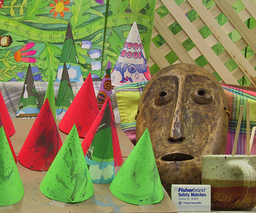
#> input picture left.png, 256 x 213 px, shrunk from 450 x 375 before the run
$ python stereoDisparity.py
#> lines starting #> are read from the running program, lines starting #| are printed output that depends on the picture
import matplotlib.pyplot as plt
import numpy as np
import time

# Read the two images
left = plt.imread('left.png')
#> left is the input picture: shape (213, 256, 3) float32; mean R, G, B 0.52, 0.511, 0.323
right = plt.imread('right.png')
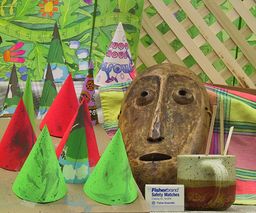
#> input picture right.png, 256 x 213 px, shrunk from 450 x 375 before the run
#> right is the input picture: shape (213, 256, 3) float32; mean R, G, B 0.539, 0.523, 0.328

# ===================================
#       Display Composite Image
# ===================================

# Create a composite image out of the two stereo images.
leftRed = left[:, :, :2]

# Take the green and blue color channels from the right image.
rightGreenBlue = right[:, :, 2:]
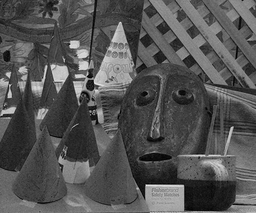
#> rightGreenBlue: shape (213, 256, 1) float32; min 0, max 0.965, mean 0.328

# Combine the above channels into a single composite image using the 'cat'
# function, which concatenates the matrices along dimension '3'.
composite = np.concatenate((leftRed, rightGreenBlue), axis=2)
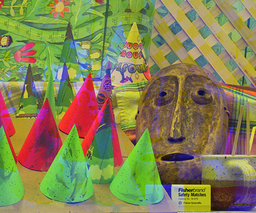
#> composite: shape (213, 256, 3) float32; mean R, G, B 0.52, 0.511, 0.328

# Show the composite image.
# plt.imshow(composite)
# plt.show()


# ====================================
#        Basic Block Matching
# ====================================

# Start a timer
tic = time.process_time()

# Convert the images from RGB to grayscale by
# averaging the three color channels.
leftI = np.mean(left, axis=2)
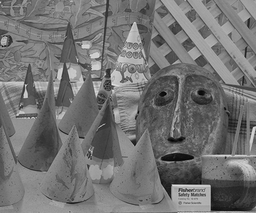
#> leftI: shape (213, 256) float32; min 0.00261, max 0.933, mean 0.451
rightI = np.mean(right, axis=2)
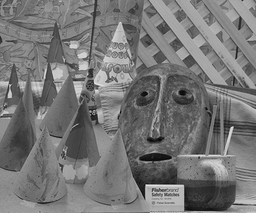
#> rightI: shape (213, 256) float32; min 0.00784, max 0.961, mean 0.463

# DbasicSubpixel will hold the result of the block matching.
# The values will be 'single' precision (32-bit) floating point.
DbasicSubpixel = np.zeros(np.shape(leftI), dtype='float32')
worse = np.zeros(np.shape(leftI), dtype='float32')


# The disparity range defines how many pixels away from the block's location
# in the first image to search for a matching block in the other image.
# 50 appears to be a good value for the 450x375 images from the "Cones"
# dataset.
disparityRange = 50

# Define the size of the blocks for block matching.
halfBlockSize = 3
blockSize = 2 * halfBlockSize + 1

# Get the image dimensions.
imgHeight, imgWidth = np.shape(leftI)
#> imgHeight = 213; imgWidth = 256

# For each row 'm' of pixels in the image...
for m in range(imgHeight):

    # Set min / max row bounds for the template and blocks.
    # e.g., for the first row, minr = 0 and maxr = 3
    minr = max(0, m - halfBlockSize)
    maxr = min(imgHeight-1, m + halfBlockSize)

    # For each column 'n' of pixels in the image...
    for n in range(imgWidth):
        # Set the min / max column bounds for the template.
        # e.g., for the first column, minc = 1 and maxc = 4
        minc = max(0, n - halfBlockSize)
        maxc = min(imgWidth-1, n + halfBlockSize)

        # Define the search boundaries as offsets from the template location.
        # Limit the search so that we don't go outside of the image.
        # 'mind' is the the maximum number of pixels we can search to the left.
        # 'maxd' is the maximum number of pixels we can search to the right.
        #
        # In the "Cones" dataset, we only need to search to the right, so mind
        # is 0.
        #
        # For other images which require searching in both directions, set mind
        # as follows:
        #   mind = max(-disparityRange, 1 - minc);
        mind = 0
        maxd = min(disparityRange, imgWidth - maxc - 1)

        # Select the block from the right image to use as the template.
        template = rightI[minr:maxr+1, minc:maxc+1]

        # Get the number of blocks in this search.
        numBlocks = maxd - mind + 1

        # Create a vector to hold the block differences.
        blockDiffs = np.zeros(numBlocks)

        # Calculate the difference between the template and each of the blocks.
        for i, d in enumerate(range(mind, maxd+1)):

            # Select the block from the left image at the distance 'i'.
            # print(str(minr) + ":" + str(maxr+1), str(minc+d) + ":" + str(maxc+d+1))
            block = leftI[minr:maxr+1, minc+d:maxc+d+1]

            # Take the sum of absolute differences(SAD) between the template
            # and the block and store the resulting value.
            blockDiffs[i] = np.sum(np.square(template - block))

        # Sort the SAD values to find the closest match(smallest difference).
        # Discard the sorted vector(the "~" notation), we just want the list
        # of indices.
        #
        # Get the index of the closest - matching block.
        if m%50 == 0 and n%200 == 0:
            plt.plot(blockDiffs)
            plt.show()
        bestMatchIndex = np.argmin(blockDiffs)

        # Convert the index of this block back into an offset.
        # This is the final disparity value produced by basic block matching.
        d = bestMatchIndex + mind - 1

        # Calculate a sub - pixel estimate of the disparity by interpolating.
        # Sub - pixel estimation requires a block to the left and right, so we
        # skip it if the best matching block is at either edge of the search
        # window.
        if bestMatchIndex == 0 or bestMatchIndex == numBlocks-1:
            # Skip sub - pixel estimation and store the initial disparity value.
            DbasicSubpixel[m, n] = d
        else:
            # Grab the SAD values at the closest matching block(C2) and it's
            # immediate neighbors(C1 and C3).
            C1 = blockDiffs[bestMatchIndex - 1]
            C2 = blockDiffs[bestMatchIndex]
            C3 = blockDiffs[bestMatchIndex + 1]

            # Adjust the disparity by some fraction.
            # We're estimating the subpixel location of the true best match.
            DbasicSubpixel[m, n] = d - (0.5 * (C3 - C1) / (C1 - (2 * C2) + C3))

        worse[m, n] = d

    # Update progress every 10th row.
    if m % 10 == 0:
        print("  Image row {0:d} / {1:d} {2:.2f}%".format(m, imgHeight, (m / imgHeight) * 100))
#> this loop made 213 passes
#> pass 1, `plt.show()`:
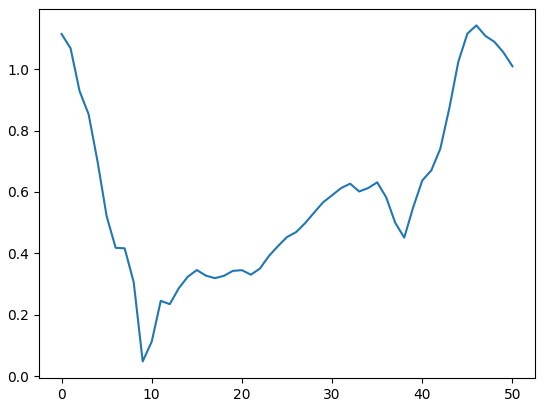
#> figure drawn by matplotlib, 1 panel; curve peaks at x = 46, y = 1.14
#> after the loop:
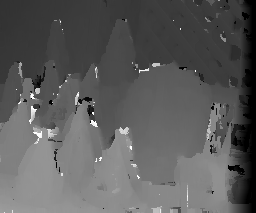
#> DbasicSubpixel: shape (213, 256) float32; min -1, max 49, mean 17; drawn with min black and max white

# Display compute time.
toc = time.process_time()
elapsed = toc - tic
print("Calculating disparity map took {0:.2f} min.\n".format(elapsed / 60.0))

# =========================================
#        Visualize Disparity Map
# =========================================

print("Displaying disparity map...")
plt.imshow(DbasicSubpixel, cmap="inferno")
plt.savefig('stereoDisparity.png', )
plt.imshow(worse, cmap="inferno")
plt.savefig('worse.png', )
